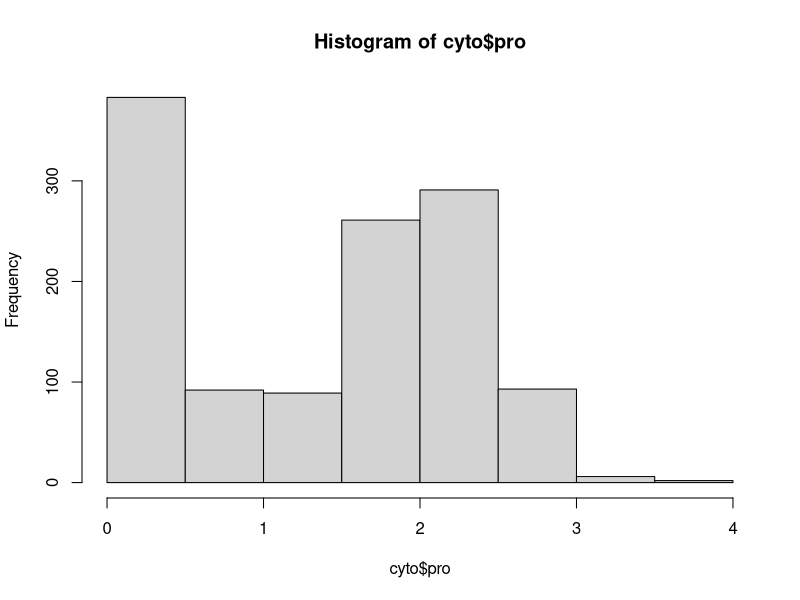
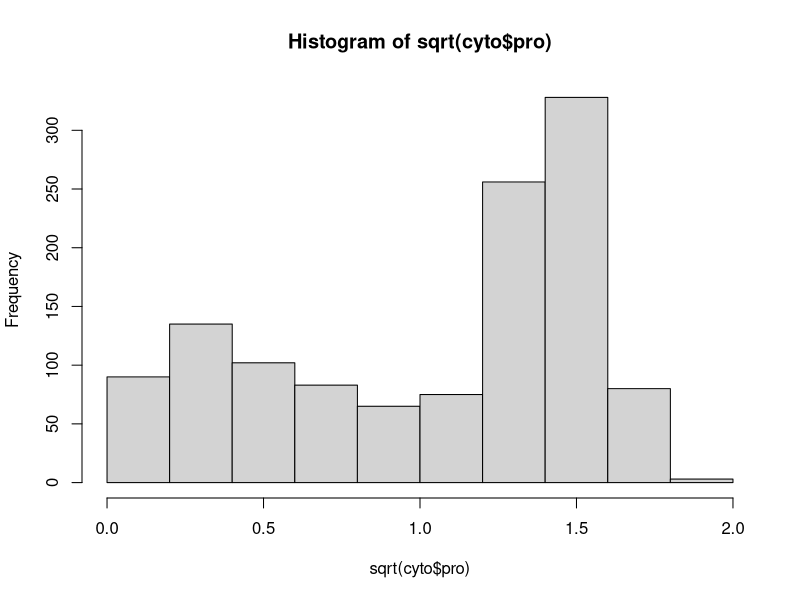
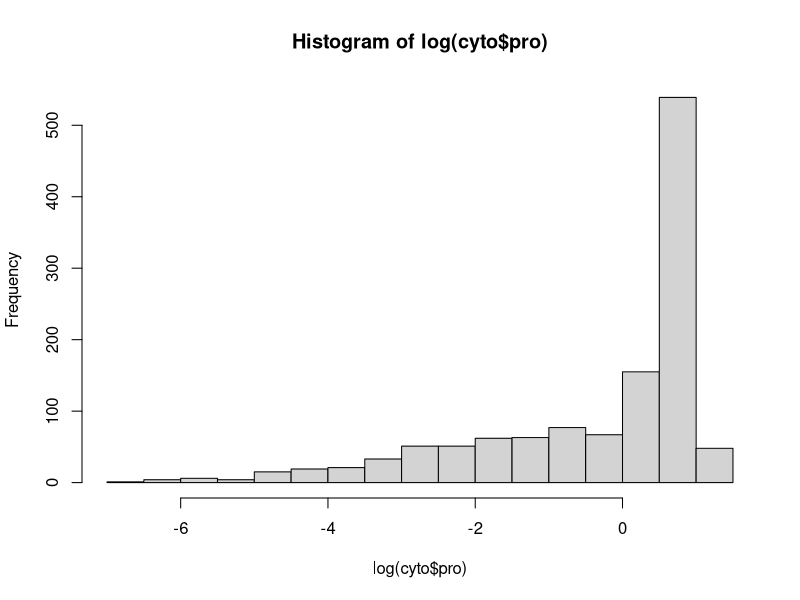
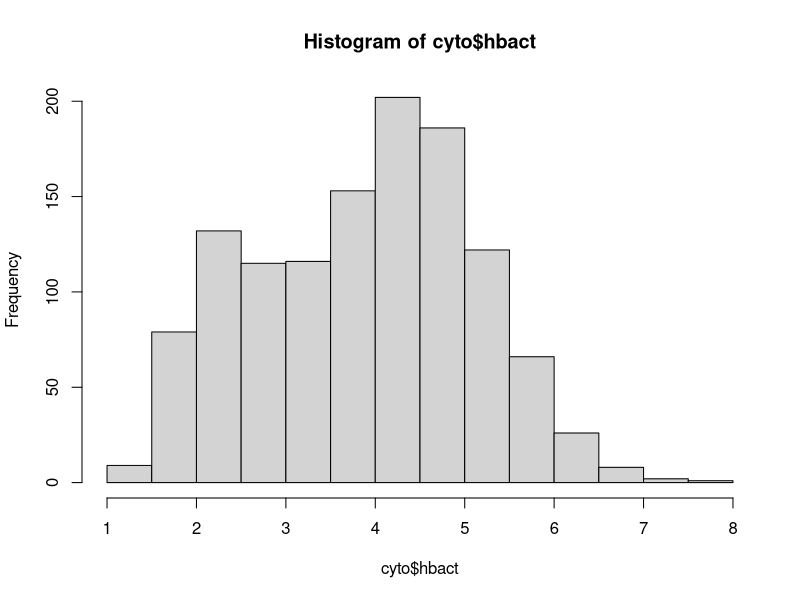
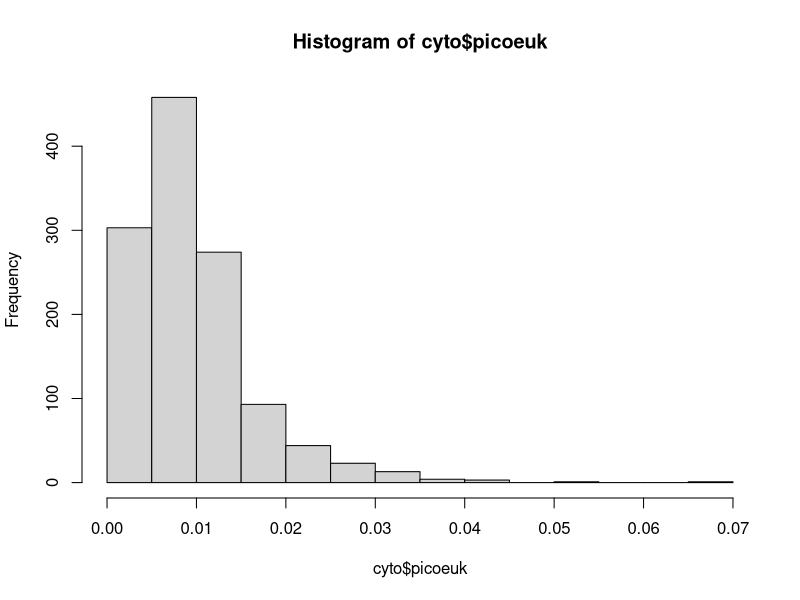
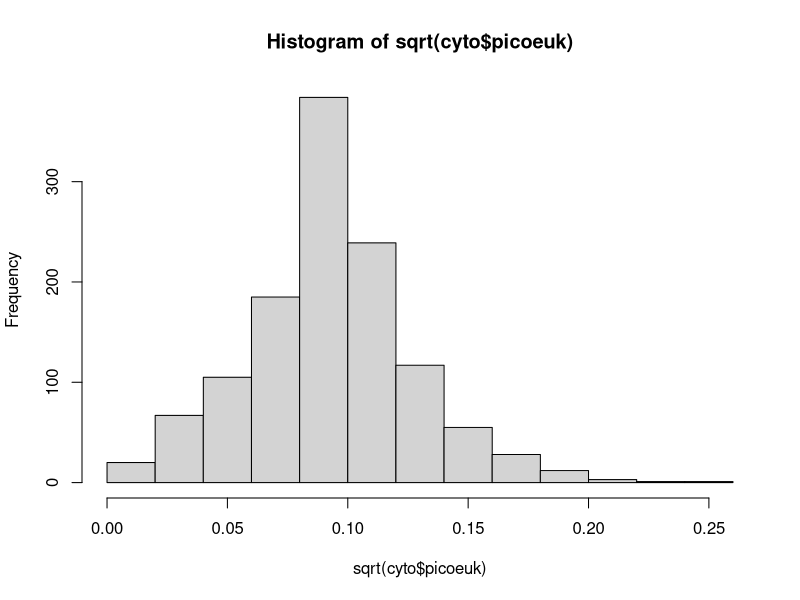
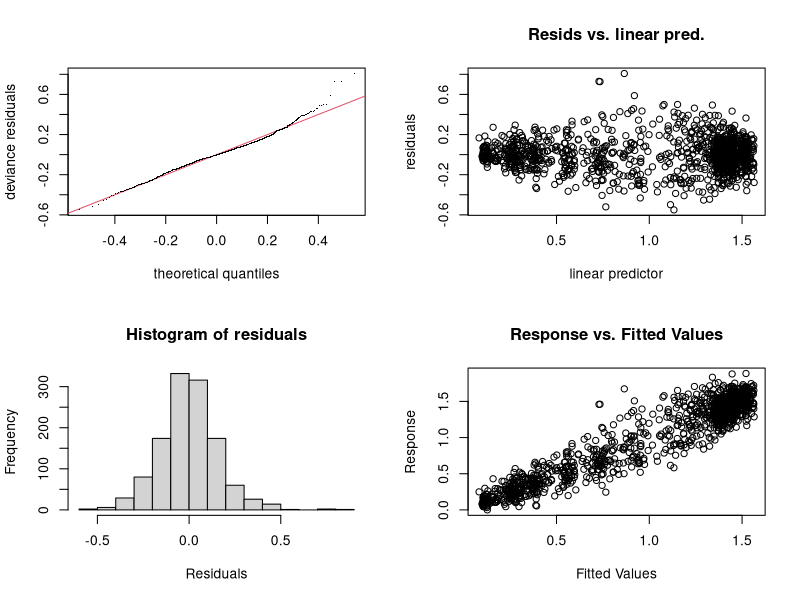
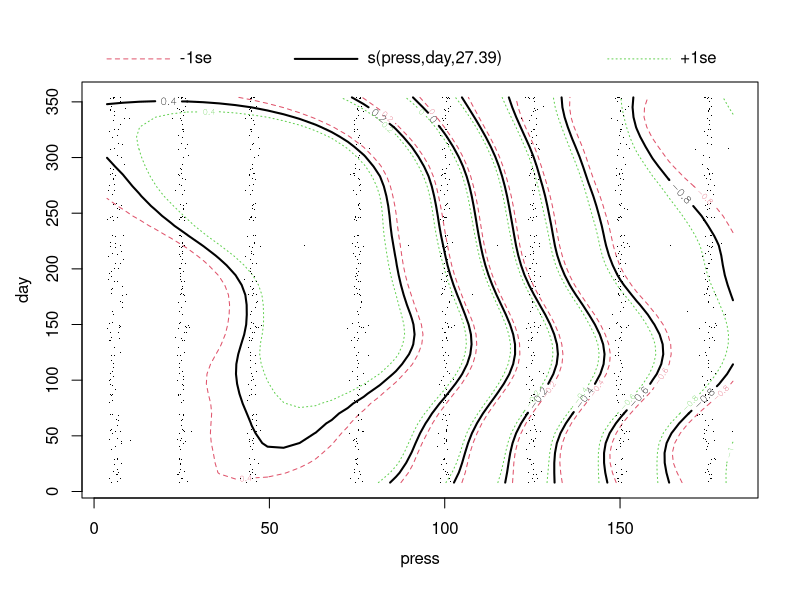

Source code (R) for these figures, in order:
## ---- chunk 1
library(tidyverse)
library(lubridate)
library(mgcv)

cyto <- read_csv('data/HOT_cyto_counts_edit.csv') %>%
  select(!'...1')

mlds <- read_csv('data/hot_mlds.csv')
## ---- chunk 2
# convert date column to date format - then extract day of year from date column
cyto <- cyto %>%
  mutate(date = mdy(date),
         day = yday(date)
         )
## ---- chunk 3
# look at dist for each of three response variables
hist(cyto$pro) # bimodal? square root transform - possible high leverage to right
hist(sqrt(cyto$pro)) # this still isn't normal, dist appears more even now tho
hist(log(cyto$pro)) # heavily skewed, don't use

hist(cyto$hbact) # normal - all good

hist(cyto$picoeuk) # Poisson? square root transform
hist(sqrt(cyto$picoeuk)) # now appears normal, looks good!
## ---- chunk 4
# square root transform pro
cyto$sqrt_pro <- sqrt(cyto$pro)

# square root transform picoeuk
cyto$sqrt_picoeuk <- sqrt(cyto$picoeuk)
## ---- chunk 5
# sqrt_pro gam
gam_sqrt_pro = gam(sqrt_pro ~ s(press, day), data = cyto) # smoothing off press, day

gam.check(gam_sqrt_pro) # residuals look perfect, k = 29

summary(gam_sqrt_pro) # edf 27.4 - 90% dev explained

plot(gam_sqrt_pro) # not sure how to interpret these
# large peak in sqrt_pro around press of 70 and from roughly March to Oct?
## ---- chunk 6
# hbact gam
gam_hbact = gam(hbact ~ s(press, day), data = cyto) # smoothing off press, day

gam.check(gam_hbact) # residuals look great, k = 29

summary(gam_hbact) # edf 22.9 - 74% dev explained

plot(gam_hbact) # small peak for hbact press of 30, in roughly Sep
## ---- chunk 7
# sqrt_picoeuk gam
gam_sqrt_picoeuk = gam(sqrt_picoeuk ~ s(press, day), data = cyto) # smoothing off press, day

gam.check(gam_sqrt_picoeuk) # residuals look good, k = 29

summary(gam_sqrt_picoeuk) # edf 24.3 - only 52% dev explained

plot(gam_sqrt_picoeuk) # not sure how to interpret these
# several small peaks in sqrt_picoeuk - deep early, shallow mid, deep late in year
## ---- chunk 8
gam_sqrt_pro_k = gam(sqrt_pro ~ s(press, day, k = 60), data = cyto) 

gam.check(gam_sqrt_pro_k) # residuals look good, k = 59 - diff than default

summary(gam_sqrt_pro_k) # edf 38.7 - 90% dev explained

plot(gam_sqrt_pro_k)
## ---- chunk 9
gam_hbact_k = gam(hbact ~ s(press, day, k = 60), data = cyto)

gam.check(gam_hbact_k) # residuals look great, k = 59

summary(gam_hbact_k) # edf 27.8 - 74% dev explained

plot(gam_hbact_k) # small peak for hbact press of 30, in roughly Sep
## ---- chunk 10
gam_sqrt_picoeuk_k = gam(sqrt_picoeuk ~ s(press, day, k = 60), data = cyto) 

gam.check(gam_sqrt_picoeuk_k) # residuals look good, k = 59 - diff than default

summary(gam_sqrt_picoeuk_k) # edf 37.7 - 54% dev explained - basically the same

plot(gam_sqrt_picoeuk_k)
## ---- chunk 11
plot(gam_sqrt_pro, select = 1, scheme = 2, lwd = 2)

plot(gam_hbact, select = 1, scheme = 2, lwd = 2)

plot(gam_sqrt_picoeuk, select = 1, scheme = 2, lwd = 2)
## ---- chunk 12
# sqrt_pro 1D gam
gam_sqrt_pro_1 = gam(sqrt_pro ~ s(press) + s(day), data = cyto)

gam.check(gam_sqrt_pro_1) # residuals look good, k = 9

summary(gam_sqrt_pro_1) # 89% dev explained

plot(gam_sqrt_pro_1)
# for sqrt_pro, doesn't look like day has a large impact
# but definitely see peak of sqrt_pro at intermediate depth, then drop off
## ---- chunk 13
# hbact 1D gam
gam_hbact_1 = gam(hbact ~ s(press) + s(day), data = cyto)

gam.check(gam_hbact_1) # residuals look great, k = 9

summary(gam_hbact_1) # 71% dev explained

plot(gam_hbact_1)
# two peaks for day
# intermediate depth peak
## ---- chunk 14
# sqrt_picoeuk 1D gam
gam_sqrt_picoeuk_1 = gam(sqrt_picoeuk ~ s(press) + s(day), data = cyto)

gam.check(gam_sqrt_picoeuk_1) # residuals look good, k = 9

summary(gam_sqrt_picoeuk_1) # only 48% dev explained

plot(gam_sqrt_picoeuk_1)
# see peak much deeper than other species
# lots of small spikes throughout the year
